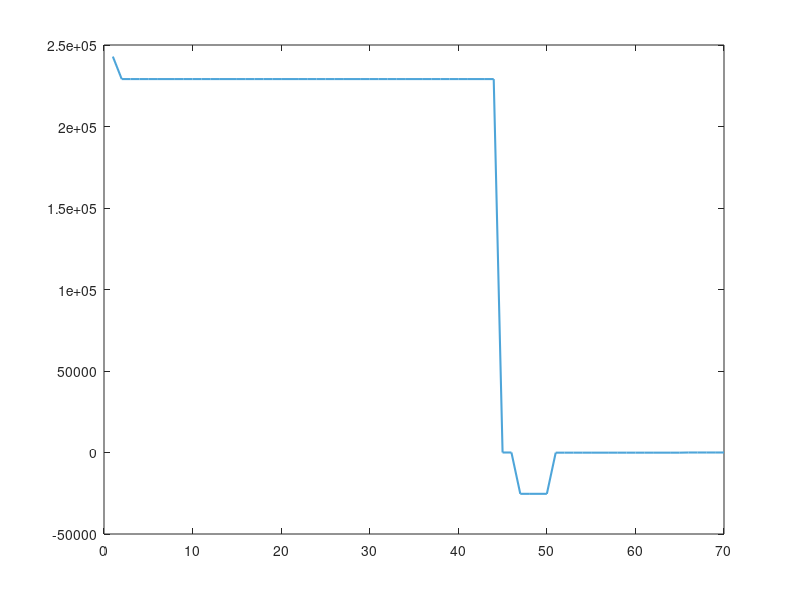

MATLAB code for this plot: (Note: this script raises an error after producing the figure.)
%%%% Hybrid Power Plant AWE battery sizing

  
% function [LCoE] = HPPsizing_calculations(System_batterysize)



%%% Wind %%%
t= 1:70;
t_e = [0,1.810000000000000,44.330000000000000,46.140000000000000,50.050000000000000,65.710000000000000,69.619999999999990];
P_e = 1e+03*[0,2.428970964577018e+02,2.290939273456894e+02,0,-25.349195951730202,-0.100058932577477,0];
P_e_avg = 149999.999284048*ones(70,1);

Cyclepower  = zeros(70,1);                    % [W]
for i = 1:70
    if  i <= t_e(2)
        Cyclepower(i) = P_e(2);
    elseif t_e(2) <= i && i <= t_e(3)
        Cyclepower(i) = P_e(3);
    elseif t_e(3) <= i && i <= t_e(4)
        Cyclepower(i) = P_e(4);
    elseif t_e(4) <= i && i <= t_e(5)
        Cyclepower(i) = P_e(5);
    elseif t_e(5) <= i && i <= t_e(6)
        Cyclepower(i) = P_e(6);
    else
        Cyclepower(i) = 0;
    end
end


%%% Storage %%%
Lition.BatteryPrice   = 0.182;    % [EUR/Wh] source: https://www.nrel.gov/docs/fy21osti/79236.pdf
Lition.Lifetimecycles = 10^4;
Lition.susPower  = 10;             %W/Wh

Natron.Lifetimecycles = 10^5;
Natron.susPower  = 40;             %W/Wh


%%% SoC %%%

Battery.Mismatch    = Cyclepower - P_e_avg;


Battery.Size        = 10^5;                % Wh
Battery.Minimum     = 0.1*Battery.Size;
Battery.Maximum     = Battery.Size;

Battery.StateofCharge       = ones(70,1);           % Vector set-up
Battery.StateofCharge(1,1)  = 0.5*Battery.Size;     % [Wh] Initial charge of the battery, doesn't matter
for i = 1:70
    if Battery.StateofCharge(i)+Battery.Mismatch(i) <= Battery.Size 
        if Battery.Mismatch(i) > 0 
            Battery.StateofCharge(i+1) = Battery.StateofCharge(i)+Battery.Mismatch(i);
        else 
            Battery.StateofCharge(i+1) = Battery.StateofCharge(i)+Battery.Mismatch(i)/0.9;    % Addition of the roundtrip efficiency of 90%
        end
    else
        if Battery.Mismatch(i) > 0
            Battery.StateofCharge(i+1) = Battery.Size;
        else 
            Battery.StateofCharge(i+1) = Battery.Size+Battery.Mismatch(i)/0.9;
        end       
    end
end

%%% Plots %%%

    figure(1)                   % Cycle power

    plot(t, Cyclepower,'LineWidth',1.5, 'color', '#4EA5D9')
    yline(P_e_avg,"--")
%     plot(t, Battery.Mismatch,'LineWidth',1.5, 'color', '#000000')
    hold on
    legend('P_{e}','P_{e, avg}', 'P_{bat}','Location','northeast','FontSize',14,'NumColumns',1); 
    title('Cyclepower at rated wind speed of 16 {m/s}','FontSize',14,'FontWeight', 'Bold')
    xlim([0 71])
    ylim([min(Cyclepower)*1.1 max(Cyclepower)*1.1])
    xlabel('Cycle time [{s}]');
    ylabel('Power [kW]','FontSize',12,'FontWeight', 'Bold')
    legend('boxoff')
hold off


